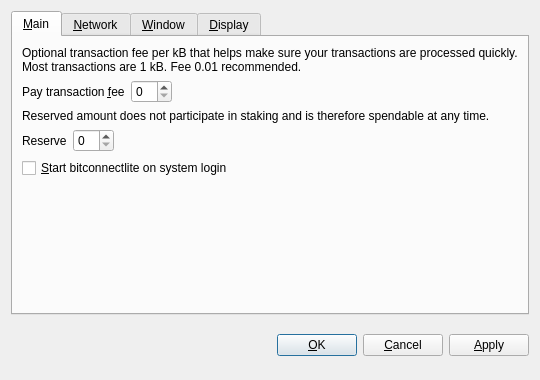
<?xml version="1.0" encoding="UTF-8"?>
<ui version="4.0">
 <class>OptionsDialog</class>
 <widget class="QDialog" name="OptionsDialog">
  <property name="geometry">
   <rect>
    <x>0</x>
    <y>0</y>
    <width>540</width>
    <height>380</height>
   </rect>
  </property>
  <property name="windowTitle">
   <string>Options</string>
  </property>
  <property name="styleSheet">
   <string notr="true">background-image: url(:/images/bkg2);
background-image: url(:/images/gr);</string>
  </property>
  <property name="modal">
   <bool>true</bool>
  </property>
  <layout class="QVBoxLayout" name="verticalLayout">
   <item>
    <widget class="QTabWidget" name="tabWidget">
     <property name="tabPosition">
      <enum>QTabWidget::North</enum>
     </property>
     <property name="currentIndex">
      <number>0</number>
     </property>
     <widget class="QWidget" name="tabMain">
      <attribute name="title">
       <string>&amp;Main</string>
      </attribute>
      <layout class="QVBoxLayout" name="verticalLayout_Main">
       <item>
        <widget class="QLabel" name="transactionFeeInfoLabel">
         <property name="text">
          <string>Optional transaction fee per kB that helps make sure your transactions are processed quickly. Most transactions are 1 kB. Fee 0.01 recommended.</string>
         </property>
         <property name="textFormat">
          <enum>Qt::PlainText</enum>
         </property>
         <property name="wordWrap">
          <bool>true</bool>
         </property>
        </widget>
       </item>
       <item>
        <layout class="QHBoxLayout" name="horizontalLayoutFee">
         <item>
          <widget class="QLabel" name="transactionFeeLabel">
           <property name="text">
            <string>Pay transaction &amp;fee</string>
           </property>
           <property name="textFormat">
            <enum>Qt::PlainText</enum>
           </property>
           <property name="buddy">
            <cstring>transactionFee</cstring>
           </property>
          </widget>
         </item>
         <item>
          <widget class="BitcoinAmountField" name="transactionFee"/>
         </item>
         <item>
          <spacer name="horizontalSpacerFee">
           <property name="orientation">
            <enum>Qt::Horizontal</enum>
           </property>
           <property name="sizeHint" stdset="0">
            <size>
             <width>40</width>
             <height>20</height>
            </size>
           </property>
          </spacer>
         </item>
        </layout>
       </item>
       <item>
        <widget class="QLabel" name="reserveBalanceInfoLabel">
         <property name="text">
          <string>Reserved amount does not participate in staking and is therefore spendable at any time.</string>
         </property>
         <property name="textFormat">
          <enum>Qt::PlainText</enum>
         </property>
         <property name="wordWrap">
          <bool>true</bool>
         </property>
        </widget>
       </item>
       <item>
        <layout class="QHBoxLayout" name="horizontalLayoutReserveBalance">
         <item>
          <widget class="QLabel" name="reserveBalanceLabel">
           <property name="text">
            <string>Reserve</string>
           </property>
           <property name="textFormat">
            <enum>Qt::PlainText</enum>
           </property>
           <property name="buddy">
            <cstring>reserveBalance</cstring>
           </property>
          </widget>
         </item>
         <item>
          <widget class="BitcoinAmountField" name="reserveBalance"/>
         </item>
         <item>
          <spacer name="horizontalSpacerReserveBalance">
           <property name="orientation">
            <enum>Qt::Horizontal</enum>
           </property>
           <property name="sizeHint" stdset="0">
            <size>
             <width>40</width>
             <height>20</height>
            </size>
           </property>
          </spacer>
         </item>
        </layout>
       </item>
       <item>
        <widget class="QCheckBox" name="bitcoinAtStartup">
         <property name="toolTip">
          <string>Automatically start bitconnectlite after logging in to the system.</string>
         </property>
         <property name="text">
          <string>&amp;Start bitconnectlite on system login</string>
         </property>
        </widget>
       </item>
       <item>
        <spacer name="verticalSpacer_Main">
         <property name="orientation">
          <enum>Qt::Vertical</enum>
         </property>
         <property name="sizeHint" stdset="0">
          <size>
           <width>20</width>
           <height>40</height>
          </size>
         </property>
        </spacer>
       </item>
      </layout>
     </widget>
     <widget class="QWidget" name="tabNetwork">
      <attribute name="title">
       <string>&amp;Network</string>
      </attribute>
      <layout class="QVBoxLayout" name="verticalLayout_Network">
       <item>
        <widget class="QCheckBox" name="mapPortUpnp">
         <property name="toolTip">
          <string>Automatically open the bitconnectlite client port on the router. This only works when your router supports UPnP and it is enabled.</string>
         </property>
         <property name="text">
          <string>Map port using &amp;UPnP</string>
         </property>
        </widget>
       </item>
       <item>
        <widget class="QCheckBox" name="connectSocks">
         <property name="toolTip">
          <string>Connect to the bitconnectlite network through a SOCKS proxy (e.g. when connecting through Tor).</string>
         </property>
         <property name="text">
          <string>&amp;Connect through SOCKS proxy:</string>
         </property>
        </widget>
       </item>
       <item>
        <layout class="QHBoxLayout" name="horizontalLayout_Network">
         <item>
          <widget class="QLabel" name="proxyIpLabel">
           <property name="text">
            <string>Proxy &amp;IP:</string>
           </property>
           <property name="textFormat">
            <enum>Qt::PlainText</enum>
           </property>
           <property name="buddy">
            <cstring>proxyIp</cstring>
           </property>
          </widget>
         </item>
         <item>
          <widget class="QValidatedLineEdit" name="proxyIp">
           <property name="maximumSize">
            <size>
             <width>140</width>
             <height>16777215</height>
            </size>
           </property>
           <property name="toolTip">
            <string>IP address of the proxy (e.g. 127.0.0.1)</string>
           </property>
          </widget>
         </item>
         <item>
          <widget class="QLabel" name="proxyPortLabel">
           <property name="text">
            <string>&amp;Port:</string>
           </property>
           <property name="textFormat">
            <enum>Qt::PlainText</enum>
           </property>
           <property name="buddy">
            <cstring>proxyPort</cstring>
           </property>
          </widget>
         </item>
         <item>
          <widget class="QLineEdit" name="proxyPort">
           <property name="maximumSize">
            <size>
             <width>55</width>
             <height>16777215</height>
            </size>
           </property>
           <property name="toolTip">
            <string>Port of the proxy (e.g. 9050)</string>
           </property>
          </widget>
         </item>
         <item>
          <widget class="QLabel" name="socksVersionLabel">
           <property name="text">
            <string>SOCKS &amp;Version:</string>
           </property>
           <property name="textFormat">
            <enum>Qt::PlainText</enum>
           </property>
           <property name="buddy">
            <cstring>socksVersion</cstring>
           </property>
          </widget>
         </item>
         <item>
          <widget class="QValueComboBox" name="socksVersion">
           <property name="toolTip">
            <string>SOCKS version of the proxy (e.g. 5)</string>
           </property>
          </widget>
         </item>
         <item>
          <spacer name="horizontalSpacer_Network">
           <property name="orientation">
            <enum>Qt::Horizontal</enum>
           </property>
           <property name="sizeHint" stdset="0">
            <size>
             <width>40</width>
             <height>20</height>
            </size>
           </property>
          </spacer>
         </item>
        </layout>
       </item>
       <item>
        <spacer name="verticalSpacer_Network">
         <property name="orientation">
          <enum>Qt::Vertical</enum>
         </property>
         <property name="sizeHint" stdset="0">
          <size>
           <width>20</width>
           <height>40</height>
          </size>
         </property>
        </spacer>
       </item>
      </layout>
     </widget>
     <widget class="QWidget" name="tabWindow">
      <attribute name="title">
       <string>&amp;Window</string>
      </attribute>
      <layout class="QVBoxLayout" name="verticalLayout_Window">
       <item>
        <widget class="QCheckBox" name="minimizeToTray">
         <property name="toolTip">
          <string>Show only a tray icon after minimizing the window.</string>
         </property>
         <property name="text">
          <string>&amp;Minimize to the tray instead of the taskbar</string>
         </property>
        </widget>
       </item>
       <item>
        <widget class="QCheckBox" name="minimizeOnClose">
         <property name="toolTip">
          <string>Minimize instead of exit the application when the window is closed. When this option is enabled, the application will be closed only after selecting Quit in the menu.</string>
         </property>
         <property name="text">
          <string>M&amp;inimize on close</string>
         </property>
        </widget>
       </item>
       <item>
        <spacer name="verticalSpacer_Window">
         <property name="orientation">
          <enum>Qt::Vertical</enum>
         </property>
         <property name="sizeHint" stdset="0">
          <size>
           <width>20</width>
           <height>40</height>
          </size>
         </property>
        </spacer>
       </item>
      </layout>
     </widget>
     <widget class="QWidget" name="tabDisplay">
      <attribute name="title">
       <string>&amp;Display</string>
      </attribute>
      <layout class="QVBoxLayout" name="verticalLayout_Display">
       <item>
        <layout class="QHBoxLayout" name="horizontalLayout_1_Display">
         <item>
          <widget class="QLabel" name="langLabel">
           <property name="text">
            <string>User Interface &amp;language:</string>
           </property>
           <property name="textFormat">
            <enum>Qt::PlainText</enum>
           </property>
           <property name="buddy">
            <cstring>lang</cstring>
           </property>
          </widget>
         </item>
         <item>
          <widget class="QValueComboBox" name="lang">
           <property name="toolTip">
            <string>The user interface language can be set here. This setting will take effect after restarting bitconnectlite.</string>
           </property>
          </widget>
         </item>
        </layout>
       </item>
       <item>
        <layout class="QHBoxLayout" name="horizontalLayout_2_Display">
         <item>
          <widget class="QLabel" name="unitLabel">
           <property name="text">
            <string>&amp;Unit to show amounts in:</string>
           </property>
           <property name="textFormat">
            <enum>Qt::PlainText</enum>
           </property>
           <property name="buddy">
            <cstring>unit</cstring>
           </property>
          </widget>
         </item>
         <item>
          <widget class="QValueComboBox" name="unit">
           <property name="toolTip">
            <string>Choose the default subdivision unit to show in the interface and when sending coins.</string>
           </property>
          </widget>
         </item>
        </layout>
       </item>
       <item>
        <widget class="QCheckBox" name="displayAddresses">
         <property name="toolTip">
          <string>Whether to show bitconnectlite addresses in the transaction list or not.</string>
         </property>
         <property name="text">
          <string>&amp;Display addresses in transaction list</string>
         </property>
        </widget>
       </item>
       <item>
        <widget class="QCheckBox" name="coinControlFeatures">
         <property name="toolTip">
          <string>Whether to show coin control features or not.</string>
         </property>
         <property name="text">
          <string>Display coin &amp;control features (experts only!)</string>
         </property>
        </widget>
       </item>
       <item>
        <spacer name="verticalSpacer_Display">
         <property name="orientation">
          <enum>Qt::Vertical</enum>
         </property>
         <property name="sizeHint" stdset="0">
          <size>
           <width>20</width>
           <height>40</height>
          </size>
         </property>
        </spacer>
       </item>
      </layout>
     </widget>
    </widget>
   </item>
   <item>
    <layout class="QHBoxLayout" name="horizontalLayout_Buttons">
     <item>
      <spacer name="horizontalSpacer_1">
       <property name="orientation">
        <enum>Qt::Horizontal</enum>
       </property>
       <property name="sizeHint" stdset="0">
        <size>
         <width>40</width>
         <height>48</height>
        </size>
       </property>
      </spacer>
     </item>
     <item>
      <widget class="QLabel" name="statusLabel">
       <property name="font">
        <font>
         <weight>75</weight>
         <bold>true</bold>
        </font>
       </property>
       <property name="text">
        <string/>
       </property>
       <property name="textFormat">
        <enum>Qt::PlainText</enum>
       </property>
       <property name="wordWrap">
        <bool>true</bool>
       </property>
      </widget>
     </item>
     <item>
      <spacer name="horizontalSpacer_2">
       <property name="orientation">
        <enum>Qt::Horizontal</enum>
       </property>
       <property name="sizeHint" stdset="0">
        <size>
         <width>40</width>
         <height>48</height>
        </size>
       </property>
      </spacer>
     </item>
     <item>
      <widget class="QPushButton" name="okButton">
       <property name="text">
        <string>&amp;OK</string>
       </property>
      </widget>
     </item>
     <item>
      <widget class="QPushButton" name="cancelButton">
       <property name="text">
        <string>&amp;Cancel</string>
       </property>
       <property name="autoDefault">
        <bool>false</bool>
       </property>
      </widget>
     </item>
     <item>
      <widget class="QPushButton" name="applyButton">
       <property name="text">
        <string>&amp;Apply</string>
       </property>
       <property name="autoDefault">
        <bool>false</bool>
       </property>
      </widget>
     </item>
    </layout>
   </item>
  </layout>
 </widget>
 <customwidgets>
  <customwidget>
   <class>BitcoinAmountField</class>
   <extends>QSpinBox</extends>
   <header>bitcoinamountfield.h</header>
   <container>1</container>
  </customwidget>
  <customwidget>
   <class>QValidatedLineEdit</class>
   <extends>QLineEdit</extends>
   <header>qvalidatedlineedit.h</header>
  </customwidget>
  <customwidget>
   <class>QValueComboBox</class>
   <extends>QComboBox</extends>
   <header>qvaluecombobox.h</header>
  </customwidget>
 </customwidgets>
 <resources/>
 <connections/>
</ui>
